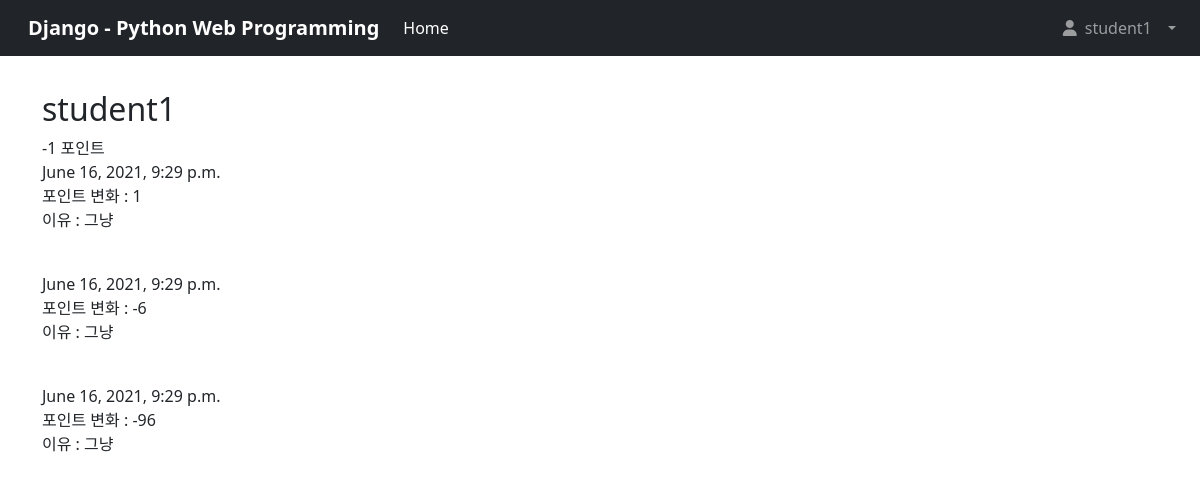
The page /student/1 (signed in) on the database its author committed.
### point/models.py (models this page shows)
class Student(models.Model):
    STATUS = (
        ('a', '재학'), #Attending
        ('b', '휴학'), #Break
        ('d', '자퇴'), #Dropout
        ('k', '퇴학') #Kicked
    )
    user = models.OneToOneField(User, on_delete=models.CASCADE)
    name = models.CharField(max_length=32) #이름
    point = models.IntegerField(default=100,validators=[MinValueValidator(0),])
    status = models.CharField(
        max_length=1,
        choices=STATUS,
        blank=True,
        default='a'
    )
    def __str__(self):
        return self.name
    def get_absolute_url(self):
        return resolve_url('student_detail', self.id)

class Log(models.Model):
    created_date = models.DateTimeField(auto_now_add=True)
    modified_date = models.DateTimeField(auto_now=True)
    log_concept_id = models.IntegerField(default=0) #0이면 선생님이 직접 올리고 내린거.
    log_student_id = models.IntegerField()
    point = models.IntegerField()
    activated = models.BooleanField(default=True)
    reason = models.TextField(blank=True)

### point/views.py (the view)
# urls.py: path('student/<int:pk>', StudentDetailView.as_view(), name='student_detail'),
class StudentDetailView(DetailView):
    model = Student
    def get_context_data(self, **kwargs):
        context = super().get_context_data(**kwargs)
        context['logs'] = Log.objects.filter(log_student_id = context['object'].id).all()
        return context

### point/templates/point/student_detail.html (shortened to what this page needs)
{% extends 'base.html' %}
{% block content %}
<h2>{{ object }}</h2>
{{ object.point }} 포인트
{% if user.is_staff or user.student == object %}
{% for log in logs %}
<p>
    {{log.created_date}}<br>
    포인트 변화 : {{log.point}} <br>
    이유 : {{log.reason}}  <br><br>
</p>
{% empty %}
포인트 변동 내역이 없습니다.
{% endfor %}
{% endif %}
{% endblock %}

### point/templates/base.html (shortened to what this page needs)
<!DOCTYPE html>
<html lang="ko">
    <head>
        <link href="https://cdn.jsdelivr.net/npm/bootstrap@5.0.0-beta3/dist/css/bootstrap.min.css" rel="stylesheet">
    </head>
    <body style="padding-top: 90px;">
        <nav class="navbar navbar-expand-lg navbar-dark bg-dark fixed-top">
            <div class="container-fluid">
              <a class="navbar-brand mx-3 mb-0 font-weight-bold font-italic" href="{% url 'home' %}">{% block room %}Django - Python Web Programming{% endblock %}</a>
              <div class="collapse navbar-collapse" id="navbarSupportedContent">
                <ul class="navbar-nav me-auto mb-2 mb-lg-0">
                  <li class="nav-item">
                    <a class="nav-link active" aria-current="page" href="{% url 'home' %}">Home</a>
                  </li>
                </ul>
                <div class="navbar-nav">
                <li class="nav-item dropdown mx-1">
                    {% if user.is_active %}
                    <a class="nav-link dropdown-toggle" href="" id="navbarScrollingDropdown" role="button" data-bs-toggle="dropdown" aria-expanded="false">
                    <i class="fas fa-user"></i>&ensp;{{user.student}}{% if user.is_staff %} Teacher {% endif %}&ensp;
                    </a>
                    {% endif %}
                </li>
                </div>
              </div>
            </div>
          </nav>
          <div class="container">
            {% if user.is_active %}
            {% block content %}{% endblock %}
               {% endif %}
          </div>
    </body>
</html>

### point/templates/base.html (style rules this page uses)
.font-weight-bold { font-weight: bold; }

### rows shown on the page
Student: name "student1", point "-1"
Log: created_date "June 16, 2021, 9:29 p.m.", point "1", reason "그냥"
Log: created_date "June 16, 2021, 9:29 p.m.", point "-6", reason "그냥"
Log: created_date "June 16, 2021, 9:29 p.m.", point "-96", reason "그냥"

### other values the page prints
{{ user.student }} "student1"
